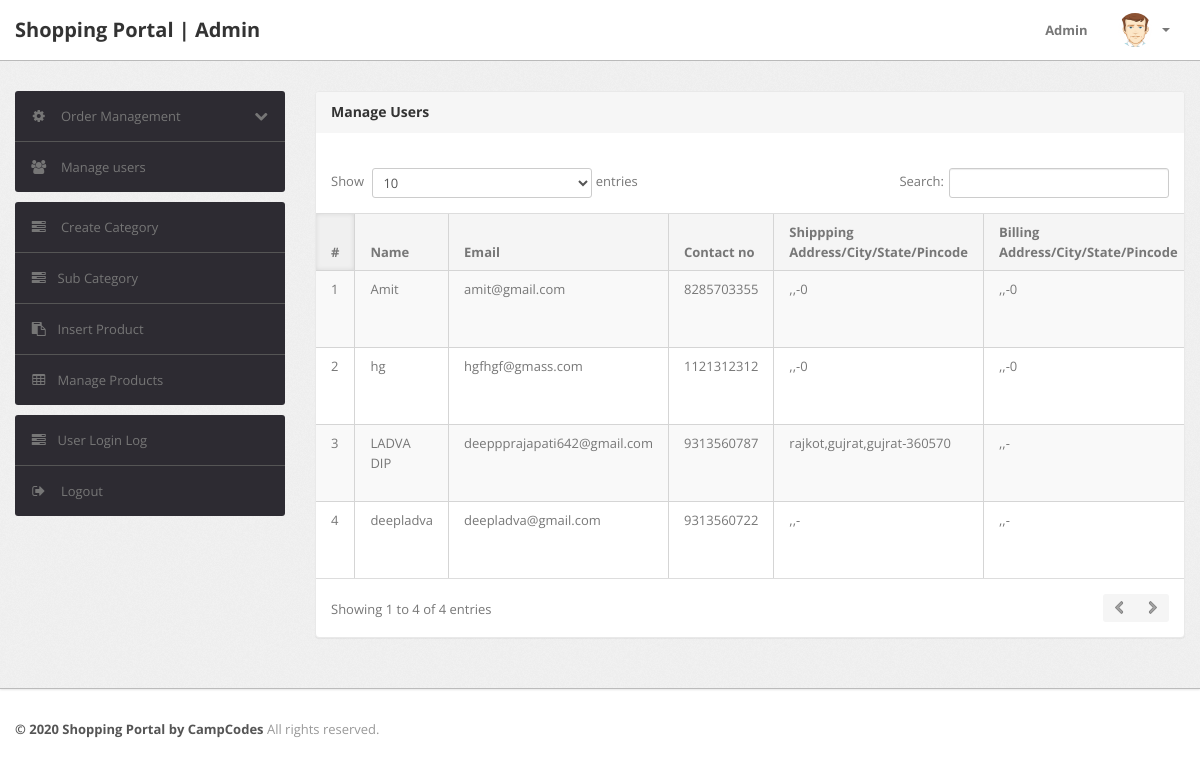
The page /admin/manage-users.php (signed in) on the database its author committed.
### tables this page shows
CREATE TABLE `users` (
  `id` int(11) NOT NULL,
  `name` varchar(255) DEFAULT NULL,
  `email` varchar(255) DEFAULT NULL,
  `contactno` bigint(11) DEFAULT NULL,
  `password` varchar(255) DEFAULT NULL,
  `shippingAddress` longtext DEFAULT NULL,
  `shippingState` varchar(255) DEFAULT NULL,
  `shippingCity` varchar(255) DEFAULT NULL,
  `shippingPincode` int(11) DEFAULT NULL,
  `billingAddress` longtext DEFAULT NULL,
  `billingState` varchar(255) DEFAULT NULL,
  `billingCity` varchar(255) DEFAULT NULL,
  `billingPincode` int(11) DEFAULT NULL,
  `regDate` timestamp NOT NULL DEFAULT current_timestamp(),
  `updationDate` varchar(255) DEFAULT NULL
);

### admin/manage-users.php (the view, shortened to what this page needs)
<?php
include('include/config.php');
if(strlen($_SESSION['alogin'])==0)
	{
header('location:index.php');
}
else{
?>
<!DOCTYPE html>
<html lang="en">
<head>
	<link type="text/css" href="bootstrap/css/bootstrap.min.css" rel="stylesheet">
	<link type="text/css" href="bootstrap/css/bootstrap-responsive.min.css" rel="stylesheet">
	<link type="text/css" href="css/theme.css" rel="stylesheet">
	<link type="text/css" href="images/icons/css/font-awesome.css" rel="stylesheet">
</head>
<body>
<?php include('include/header.php');?>
	<div class="wrapper">
		<div class="container">
			<div class="row">
<?php include('include/sidebar.php');?>
			<div class="span9">
					<div class="content">
	<div class="module">
							<div class="module-head">
								<h3>Manage Users</h3>
							</div>
							<div class="module-body table">
									<br />
								<table cellpadding="0" cellspacing="0" border="0" class="datatable-1 table table-bordered table-striped	 display" width="100%">
									<thead>
										<tr>
											<th>#</th>
											<th> Name</th>
											<th>Email </th>
											<th>Contact no</th>
											<th>Shippping Address/City/State/Pincode </th>
											<th>Billing Address/City/State/Pincode </th>
										</tr>
									</thead>
									<tbody>
<?php $query=mysqli_query($con,"select * from users");
$cnt=1;
while($row=mysqli_fetch_array($query))
{
?>
										<tr>
											<td><?php echo htmlentities($cnt);?></td>
											<td><?php echo htmlentities($row['name']);?></td>
											<td><?php echo htmlentities($row['email']);?></td>
											<td> <?php echo htmlentities($row['contactno']);?></td>
											<td><?php echo htmlentities($row['shippingAddress'].",".$row['shippingCity'].",".$row['shippingState']."-".$row['shippingPincode']);?></td>
											<td><?php echo htmlentities($row['billingAddress'].",".$row['billingCity'].",".$row['billingState']."-".$row['billingPincode']);?></td>
										<?php $cnt=$cnt+1; } ?>
								</table>
							</div>
						</div>
					</div>
				</div>
			</div>
		</div>
	</div>
<?php include('include/footer.php');?>
</body>
<?php } ?>

### admin/css/theme.css (style rules this page uses)
body { font-size: 13px; font-family: 'Open Sans', Arial, sans-serif; background: #fff; color: #777 }
h1, h2, h3, h4, h5, h6 { color: #333; margin-top: 0 }
h3 { font-size: 20px }
.wrapper { background: url(../images/bg.png) #eee; border-bottom: 1px solid #bbb; -webkit-box-shadow: 0 1px 2px rgba(0,0,0,0.1); -moz-box-shadow: 0 1px 2px rgba(0,0,0,0.1); box-shadow: 0 1px 2px rgba(0,0,0,0.1); padding: 30px 0 }
.module { background: #fff; -webkit-border-radius: 3px; -moz-border-radius: 3px; border-radius: 3px; border: 1px solid #ccc; border-bottom-color: #bbb; -webkit-box-shadow: 0 0 1px rgba(0,0,0,0.2); -moz-box-shadow: 0 0 1px rgba(0,0,0,0.2); box-shadow: 0 0 1px rgba(0,0,0,0.2); margin-bottom: 30px }
.table { margin-bottom: 0 }
.table th, .table td { border-color: #d5d5d5!important }
.table-bordered thead:first-child tr:first-child>th:first-child, .table-bordered tbody:first-child tr:first-child>td:first-child { -webkit-border-top-left-radius: 2px; -moz-border-radius-topleft: 2px; border-top-left-radius: 2px }
.table-bordered thead:last-child tr:last-child>th:first-child, .table-bordered tbody:last-child tr:last-child>td:first-child, .table-bordered tfoot:last-child tr:last-child>td:first-child { -webkit-border-bottom-left-radius: 2px; -moz-border-radius-bottomleft: 2px; border-bottom-left-radius: 2px }
.module { box-shadow: 0 0 3px rgba(0,0,0,.1); border-color: #e9e9e9; margin-bottom: 20px; background-color: #fff; border-radius: 4px; -webkit-box-shadow: 0 1px 1px rgba(0,0,0,.05); box-shadow: 0 1px 1px rgba(0,0,0,.05); }
.module-head { color: #767676; background-color: #f6f6f6; border-color: #e9e9e9; padding: 10px 15px; border-bottom: 1px solid transparent; border-top-right-radius: 3px; border-top-left-radius: 3px; }
.module-head h3 { font-size: 14px; line-height: 20px; height: 20px; margin: 0 }
.module-body { padding: 15px }
.module-body.table { padding: 15px 0 }
.module-body.table .table th, .module-body.table .table td { padding-left: 15px; padding-right: 15px }
.dataTables_wrapper table th { background: #f5f5f5; cursor: pointer }
.dataTables_wrapper table th.sorting_asc, .dataTables_wrapper table th.sorting_desc { background: #f0f0f0; -webkit-box-shadow: 0 0 5px rgba(0,0,0,0.1) inset; -moz-box-shadow: 0 0 5px rgba(0,0,0,0.1) inset; box-shadow: 0 0 5px rgba(0,0,0,0.1) inset }
.dataTables_wrapper .table-bordered { -webkit-border-radius: 0; -moz-border-radius: 0; border-radius: 0; border-left: 0; border-right: 0 }
.dataTables_wrapper .table-bordered thead tr>th:first-child, .dataTables_wrapper .table-bordered tbody tr>td:first-child, .dataTables_wrapper .table-bordered tfoot tr>td:first-child, .dataTables_wrapper .table-bordered tfoot tr>th:first-child { border-left: 0 }
.dataTables_wrapper .table-bordered thead:first-child tr:first-child>th:first-child, .dataTables_wrapper .table-bordered tbody:first-child tr:first-child>td:first-child { -webkit-border-top-left-radius: 0; -moz-border-radius-topleft: 0; border-top-left-radius: 0 }
.dataTables_wrapper .table-bordered thead:last-child tr:last-child>th:first-child, .dataTables_wrapper .table-bordered tbody:last-child tr:last-child>td:first-child, .dataTables_wrapper .table-bordered tfoot:last-child tr:last-child>td:first-child { -webkit-border-bottom-left-radius: 0; -moz-border-radius-bottomleft: 0; border-bottom-left-radius: 0 }

### rows shown on the page
users: name "Amit", email "amit@gmail.com", contactno "8285703355", shippingAddress+shippingCity+shippingState ",,-0", billingAddress+billingCity+billingState ",,-0"
users: name "hg", email "hgfhgf@gmass.com", contactno "1121312312", shippingAddress+shippingCity+shippingState ",,-0", billingAddress+billingCity+billingState ",,-0"
users: name "LADVA DIP", email "deeppprajapati642@gmail.com", contactno "9313560787", shippingAddress+shippingCity+shippingState "rajkot,gujrat,gujrat-360570", billingAddress+billingCity+billingState ",,-"
users: name "deepladva", email "deepladva@gmail.com", contactno "9313560722", shippingAddress+shippingCity+shippingState ",,-", billingAddress+billingCity+billingState ",,-"
